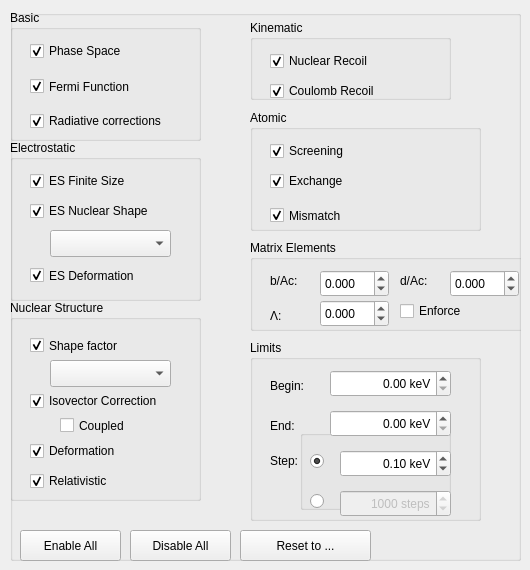
    <widget class="QWidget" name="bsgOptionsTab">
     <attribute name="title">
      <string>Spectral Shape Options</string>
     </attribute>
     <widget class="QGroupBox" name="groupBox_2">
      <property name="geometry">
       <rect>
        <x>10</x>
        <y>10</y>
        <width>511</width>
        <height>551</height>
       </rect>
      </property>
      <property name="title">
       <string/>
      </property>
      <widget class="QPushButton" name="b_enable_all">
       <property name="geometry">
        <rect>
         <x>10</x>
         <y>520</y>
         <width>101</width>
         <height>31</height>
        </rect>
       </property>
       <property name="toolTip">
        <string>Enable all corrections</string>
       </property>
       <property name="statusTip">
        <string>Enable all corrections</string>
       </property>
       <property name="text">
        <string>Enable All</string>
       </property>
      </widget>
      <widget class="QPushButton" name="b_disable_all">
       <property name="geometry">
        <rect>
         <x>120</x>
         <y>520</y>
         <width>101</width>
         <height>31</height>
        </rect>
       </property>
       <property name="toolTip">
        <string>Disable all corrections</string>
       </property>
       <property name="statusTip">
        <string>Disable all corrections</string>
       </property>
       <property name="text">
        <string>Disable All</string>
       </property>
      </widget>
      <widget class="QGroupBox" name="groupBox_5">
       <property name="geometry">
        <rect>
         <x>290</x>
         <y>420</y>
         <width>151</width>
         <height>80</height>
        </rect>
       </property>
       <property name="title">
        <string/>
       </property>
      </widget>
      <widget class="QGroupBox" name="groupBox_6">
       <property name="geometry">
        <rect>
         <x>0</x>
         <y>290</y>
         <width>191</width>
         <height>201</height>
        </rect>
       </property>
       <property name="title">
        <string>Nuclear Structure</string>
       </property>
       <widget class="QCheckBox" name="cb_relativistic">
        <property name="geometry">
         <rect>
          <x>20</x>
          <y>170</y>
          <width>111</width>
          <height>22</height>
         </rect>
        </property>
        <property name="toolTip">
         <string>Take into account relativistic (O(v/c) ~ 1/(MR)) terms in the Shape factor</string>
        </property>
        <property name="statusTip">
         <string>Take into account relativistic (O(v/c) ~ 1/(MR)) terms in the Shape factor</string>
        </property>
        <property name="text">
         <string>Relativistic</string>
        </property>
        <property name="checked">
         <bool>true</bool>
        </property>
       </widget>
       <widget class="QCheckBox" name="cb_isovector">
        <property name="geometry">
         <rect>
          <x>20</x>
          <y>90</y>
          <width>181</width>
          <height>22</height>
         </rect>
        </property>
        <property name="toolTip">
         <string>Correction due to CVC breakdown due to isospin symmetry breaking</string>
        </property>
        <property name="statusTip">
         <string>Correction due to CVC breakdown due to isospin symmetry breaking</string>
        </property>
        <property name="text">
         <string>Isovector Correction</string>
        </property>
        <property name="checked">
         <bool>true</bool>
        </property>
       </widget>
       <widget class="QComboBox" name="cb_C_shape">
        <property name="geometry">
         <rect>
          <x>40</x>
          <y>60</y>
          <width>121</width>
          <height>27</height>
         </rect>
        </property>
        <property name="toolTip">
         <string>Shape of the nuclear charge distribution</string>
        </property>
        <property name="statusTip">
         <string>Shape of the nuclear charge distribution</string>
        </property>
       </widget>
       <widget class="QCheckBox" name="cb_C">
        <property name="geometry">
         <rect>
          <x>20</x>
          <y>30</y>
          <width>121</width>
          <height>31</height>
         </rect>
        </property>
        <property name="toolTip">
         <string>Nuclear shape factor, taking into account the convolution of leptonic and nuclear wave functions and induced currents</string>
        </property>
        <property name="statusTip">
         <string>Nuclear shape factor, taking into account the convolution of leptonic and nuclear wave functions and induced currents</string>
        </property>
        <property name="text">
         <string>Shape factor</string>
        </property>
        <property name="checked">
         <bool>true</bool>
        </property>
       </widget>
       <widget class="QCheckBox" name="cb_coupled">
        <property name="geometry">
         <rect>
          <x>50</x>
          <y>110</y>
          <width>91</width>
          <height>31</height>
         </rect>
        </property>
        <property name="toolTip">
         <string>Use actual wave functions calculated using the options specified in the Config file options panel.</string>
        </property>
        <property name="statusTip">
         <string>Use actual wave functions calculated using the options specified in the Config file options panel.</string>
        </property>
        <property name="text">
         <string>Coupled</string>
        </property>
       </widget>
       <widget class="QCheckBox" name="cb_C_deformation">
        <property name="geometry">
         <rect>
          <x>20</x>
          <y>140</y>
          <width>121</width>
          <height>22</height>
         </rect>
        </property>
        <property name="toolTip">
         <string>Take into account nuclear deformation in the convolution of lepton and nuclear wave functions</string>
        </property>
        <property name="statusTip">
         <string>Take into account nuclear deformation in the convolution of lepton and nuclear wave functions</string>
        </property>
        <property name="text">
         <string>Deformation</string>
        </property>
        <property name="checked">
         <bool>true</bool>
        </property>
       </widget>
      </widget>
      <widget class="QGroupBox" name="groupBox_7">
       <property name="geometry">
        <rect>
         <x>0</x>
         <y>130</y>
         <width>191</width>
         <height>161</height>
        </rect>
       </property>
       <property name="title">
        <string>Electrostatic</string>
       </property>
       <widget class="QCheckBox" name="cb_efs_deformation">
        <property name="geometry">
         <rect>
          <x>20</x>
          <y>120</y>
          <width>151</width>
          <height>31</height>
         </rect>
        </property>
        <property name="toolTip">
         <string>Additional correction factor to take into account nuclear deformation on the final state electric interaction</string>
        </property>
        <property name="statusTip">
         <string>Additional correction factor to take into account nuclear deformation on the final state electric interaction</string>
        </property>
        <property name="text">
         <string>ES Deformation</string>
        </property>
        <property name="checked">
         <bool>true</bool>
        </property>
       </widget>
       <widget class="QCheckBox" name="cb_efs">
        <property name="geometry">
         <rect>
          <x>20</x>
          <y>30</y>
          <width>151</width>
          <height>22</height>
         </rect>
        </property>
        <property name="toolTip">
         <string>Correction factor to the Fermi function to take into account the finite size of the nuclear charge distribution. Approximated as a uniformly charged sphere</string>
        </property>
        <property name="statusTip">
         <string>Correction factor to the Fermi function to take into account the finite size of the nuclear charge distribution. Approximated as a uniformly charged sphere</string>
        </property>
        <property name="text">
         <string>ES Finite Size</string>
        </property>
        <property name="checked">
         <bool>true</bool>
        </property>
       </widget>
       <widget class="QComboBox" name="cb_shape">
        <property name="geometry">
         <rect>
          <x>40</x>
          <y>90</y>
          <width>121</width>
          <height>27</height>
         </rect>
        </property>
        <property name="toolTip">
         <string>Choose nuclear shape for higher-order correction</string>
        </property>
        <property name="statusTip">
         <string>Choose nuclear shape for higher-order correction</string>
        </property>
       </widget>
       <widget class="QCheckBox" name="cb_ens">
        <property name="geometry">
         <rect>
          <x>20</x>
          <y>60</y>
          <width>171</width>
          <height>22</height>
         </rect>
        </property>
        <property name="toolTip">
         <string>Higher-order correction to the ES Finite size above, by going beyond a uniformly charged sphere to a Fermi or Modified Gaussian shape.</string>
        </property>
        <property name="statusTip">
         <string>Higher-order correction to the ES Finite size above, by going beyond a uniformly charged sphere to a Fermi or Modified Gaussian shape.</string>
        </property>
        <property name="text">
         <string>ES Nuclear Shape</string>
        </property>
        <property name="checked">
         <bool>true</bool>
        </property>
       </widget>
      </widget>
      <widget class="QGroupBox" name="groupBox_8">
       <property name="geometry">
        <rect>
         <x>0</x>
         <y>0</y>
         <width>191</width>
         <height>131</height>
        </rect>
       </property>
       <property name="title">
        <string>Basic</string>
       </property>
       <widget class="QCheckBox" name="cb_radiative">
        <property name="geometry">
         <rect>
          <x>20</x>
          <y>100</y>
          <width>181</width>
          <height>22</height>
         </rect>
        </property>
        <property name="toolTip">
         <string>Additional QED &amp; Weak interaction radiative corrections, through (virtual) photon, gamma and W exchange</string>
        </property>
        <property name="statusTip">
         <string>Additional QED &amp; Weak interaction radiative corrections, through (virtual) photon, gamma and W exchange</string>
        </property>
        <property name="text">
         <string>Radiative corrections</string>
        </property>
        <property name="checked">
         <bool>true</bool>
        </property>
       </widget>
       <widget class="QCheckBox" name="cb_fermi">
        <property name="geometry">
         <rect>
          <x>20</x>
          <y>61</y>
          <width>151</width>
          <height>31</height>
         </rect>
        </property>
        <property name="toolTip">
         <string>Final state interaction between outgoing lepton and final nuclear charge density, approximated as a point charge</string>
        </property>
        <property name="statusTip">
         <string>Final state interaction between outgoing lepton and final nuclear charge density, approximated as a point charge</string>
        </property>
        <property name="text">
         <string>Fermi Function</string>
        </property>
        <property name="checked">
         <bool>true</bool>
        </property>
       </widget>
       <widget class="QCheckBox" name="cb_phasespace">
        <property name="geometry">
         <rect>
          <x>20</x>
          <y>30</y>
          <width>131</width>
          <height>22</height>
         </rect>
        </property>
        <property name="toolTip">
         <string>The kinematical phase space factor, pW(W0-W)^2</string>
        </property>
        <property name="statusTip">
         <string>The kinematical phase space factor, pW(W0-W)^2</string>
        </property>
        <property name="text">
         <string>Phase Space</string>
        </property>
        <property name="checked">
         <bool>true</bool>
        </property>
       </widget>
      </widget>
      <widget class="QGroupBox" name="groupBox_9">
       <property name="geometry">
        <rect>
         <x>240</x>
         <y>10</y>
         <width>201</width>
         <height>80</height>
        </rect>
       </property>
       <property name="title">
        <string>Kinematic</string>
       </property>
       <widget class="QCheckBox" name="cb_Q">
        <property name="geometry">
         <rect>
          <x>20</x>
          <y>60</y>
          <width>141</width>
          <height>22</height>
         </rect>
        </property>
        <property name="toolTip">
         <string>Correction term due to the movement of the Coulomb potential in case the nucleus is not infinitely massive</string>
        </property>
        <property name="statusTip">
         <string>Correction term due to the movement of the Coulomb potential in case the nucleus is not infinitely massive</string>
        </property>
        <property name="text">
         <string>Coulomb Recoil</string>
        </property>
        <property name="checked">
         <bool>true</bool>
        </property>
       </widget>
       <widget class="QCheckBox" name="cb_recoil">
        <property name="geometry">
         <rect>
          <x>20</x>
          <y>30</y>
          <width>141</width>
          <height>22</height>
         </rect>
        </property>
        <property name="toolTip">
         <string>Kinematical correction factor to take into account the finite nuclear mass.</string>
        </property>
        <property name="statusTip">
         <string>Kinematical correction factor to take into account the finite nuclear mass.</string>
        </property>
        <property name="text">
         <string>Nuclear Recoil</string>
        </property>
        <property name="checked">
         <bool>true</bool>
        </property>
       </widget>
      </widget>
      <widget class="QGroupBox" name="groupBox_10">
       <property name="geometry">
        <rect>
         <x>240</x>
         <y>100</y>
         <width>231</width>
         <height>121</height>
        </rect>
       </property>
       <property name="title">
        <string>Atomic</string>
       </property>
       <widget class="QCheckBox" name="cb_mismatch">
        <property name="geometry">
         <rect>
          <x>20</x>
          <y>90</y>
          <width>101</width>
          <height>31</height>
         </rect>
        </property>
        <property name="toolTip">
         <string>Average treatment of the decrease in phase space due to atomic excitations.</string>
        </property>
        <property name="statusTip">
         <string>Average treatment of the decrease in phase space due to atomic excitations.</string>
        </property>
        <property name="text">
         <string>Mismatch</string>
        </property>
        <property name="checked">
         <bool>true</bool>
        </property>
       </widget>
       <widget class="QCheckBox" name="cb_screening">
        <property name="geometry">
         <rect>
          <x>20</x>
          <y>30</y>
          <width>111</width>
          <height>22</height>
         </rect>
        </property>
        <property name="toolTip">
         <string>Screening of the nuclear charge by atomic electrons</string>
        </property>
        <property name="statusTip">
         <string>Screening of the nuclear charge by atomic electrons</string>
        </property>
        <property name="text">
         <string>Screening</string>
        </property>
        <property name="checked">
         <bool>true</bool>
        </property>
       </widget>
       <widget class="QCheckBox" name="cb_exchange">
        <property name="geometry">
         <rect>
          <x>20</x>
          <y>60</y>
          <width>101</width>
          <height>22</height>
         </rect>
        </property>
        <property name="toolTip">
         <string>Atomic exchange process, decay directly into bound state.</string>
        </property>
        <property name="statusTip">
         <string>Atomic exchange process, decay directly into bound state.</string>
        </property>
        <property name="text">
         <string>Exchange</string>
        </property>
        <property name="checked">
         <bool>true</bool>
        </property>
       </widget>
      </widget>
      <widget class="QGroupBox" name="groupBox_11">
       <property name="geometry">
        <rect>
         <x>240</x>
         <y>330</y>
         <width>231</width>
         <height>181</height>
        </rect>
       </property>
       <property name="title">
        <string>Limits</string>
       </property>
       <widget class="QSpinBox" name="sb_steps">
        <property name="enabled">
         <bool>false</bool>
        </property>
        <property name="geometry">
         <rect>
          <x>90</x>
          <y>150</y>
          <width>111</width>
          <height>27</height>
         </rect>
        </property>
        <property name="toolTip">
         <string>Number of steps</string>
        </property>
        <property name="statusTip">
         <string>Number of steps</string>
        </property>
        <property name="alignment">
         <set>Qt::AlignRight|Qt::AlignTrailing|Qt::AlignVCenter</set>
        </property>
        <property name="suffix">
         <string> steps</string>
        </property>
        <property name="maximum">
         <number>100000</number>
        </property>
        <property name="value">
         <number>1000</number>
        </property>
       </widget>
       <widget class="QDoubleSpinBox" name="dsb_stepSize">
        <property name="enabled">
         <bool>true</bool>
        </property>
        <property name="geometry">
         <rect>
          <x>90</x>
          <y>110</y>
          <width>111</width>
          <height>27</height>
         </rect>
        </property>
        <property name="toolTip">
         <string>Step size in keV</string>
        </property>
        <property name="statusTip">
         <string>Step size in keV</string>
        </property>
        <property name="alignment">
         <set>Qt::AlignRight|Qt::AlignTrailing|Qt::AlignVCenter</set>
        </property>
        <property name="suffix">
         <string> keV</string>
        </property>
        <property name="maximum">
         <double>10000.000000000000000</double>
        </property>
        <property name="value">
         <double>0.100000000000000</double>
        </property>
       </widget>
       <widget class="QLabel" name="label_40">
        <property name="geometry">
         <rect>
          <x>20</x>
          <y>100</y>
          <width>41</width>
          <height>41</height>
         </rect>
        </property>
        <property name="toolTip">
         <string>Step size or number of steps for which to calculate the spectrum</string>
        </property>
        <property name="statusTip">
         <string>Step size or number of steps for which to calculate the spectrum</string>
        </property>
        <property name="text">
         <string>Step:</string>
        </property>
       </widget>
       <widget class="QRadioButton" name="rb_stepSize">
        <property name="geometry">
         <rect>
          <x>60</x>
          <y>110</y>
          <width>31</width>
          <height>22</height>
         </rect>
        </property>
        <property name="text">
         <string/>
        </property>
        <property name="checked">
         <bool>true</bool>
        </property>
       </widget>
       <widget class="QRadioButton" name="rb_steps">
        <property name="enabled">
         <bool>true</bool>
        </property>
        <property name="geometry">
         <rect>
          <x>60</x>
          <y>150</y>
          <width>31</width>
          <height>22</height>
         </rect>
        </property>
        <property name="text">
         <string/>
        </property>
       </widget>
       <widget class="QLabel" name="label_39">
        <property name="geometry">
         <rect>
          <x>20</x>
          <y>70</y>
          <width>41</width>
          <height>31</height>
         </rect>
        </property>
        <property name="toolTip">
         <string>Final energy up to which to calculate (0 means until the endpoint).</string>
        </property>
        <property name="statusTip">
         <string>Final energy up to which to calculate (0 means until the endpoint).</string>
        </property>
        <property name="text">
         <string>End:</string>
        </property>
       </widget>
       <widget class="QLabel" name="label_38">
        <property name="geometry">
         <rect>
          <x>20</x>
          <y>30</y>
          <width>51</width>
          <height>31</height>
         </rect>
        </property>
        <property name="toolTip">
         <string>Starting energy from where to calculate</string>
        </property>
        <property name="statusTip">
         <string>Starting energy from where to calculate</string>
        </property>
        <property name="text">
         <string>Begin:</string>
        </property>
       </widget>
       <widget class="QDoubleSpinBox" name="dsb_end">
        <property name="geometry">
         <rect>
          <x>80</x>
          <y>70</y>
          <width>121</width>
          <height>27</height>
         </rect>
        </property>
        <property name="toolTip">
         <string>Final energy up to which to calculate (0 means until the endpoint).</string>
        </property>
        <property name="statusTip">
         <string>Final energy up to which to calculate (0 means until the endpoint).</string>
        </property>
        <property name="alignment">
         <set>Qt::AlignRight|Qt::AlignTrailing|Qt::AlignVCenter</set>
        </property>
        <property name="suffix">
         <string> keV</string>
        </property>
        <property name="maximum">
         <double>20000.000000000000000</double>
        </property>
       </widget>
       <widget class="QDoubleSpinBox" name="dsb_begin">
        <property name="geometry">
         <rect>
          <x>80</x>
          <y>30</y>
          <width>121</width>
          <height>27</height>
         </rect>
        </property>
        <property name="statusTip">
         <string comment="Starting energy from where to calculate">Starting energy from where to calculate</string>
        </property>
        <property name="alignment">
         <set>Qt::AlignRight|Qt::AlignTrailing|Qt::AlignVCenter</set>
        </property>
        <property name="suffix">
         <string> keV</string>
        </property>
        <property name="maximum">
         <double>20000.000000000000000</double>
        </property>
        <property name="value">
         <double>0.000000000000000</double>
        </property>
       </widget>
      </widget>
      <widget class="QGroupBox" name="groupBox_12">
       <property name="geometry">
        <rect>
         <x>240</x>
         <y>230</y>
         <width>281</width>
         <height>91</height>
        </rect>
       </property>
       <property name="title">
        <string>Matrix Elements</string>
       </property>
       <widget class="QLabel" name="label_36">
        <property name="geometry">
         <rect>
          <x>20</x>
          <y>60</y>
          <width>41</width>
          <height>31</height>
         </rect>
        </property>
        <property name="toolTip">
         <string>Related to induced pseudoscalar in Holstein's formalism</string>
        </property>
        <property name="statusTip">
         <string>Related to induced pseudoscalar in Holstein's formalism</string>
        </property>
        <property name="text">
         <string>Λ:</string>
        </property>
       </widget>
       <widget class="QDoubleSpinBox" name="dsb_dAc">
        <property name="geometry">
         <rect>
          <x>200</x>
          <y>30</y>
          <width>69</width>
          <height>27</height>
         </rect>
        </property>
        <property name="decimals">
         <number>3</number>
        </property>
        <property name="minimum">
         <double>-100.000000000000000</double>
        </property>
        <property name="maximum">
         <double>100.000000000000000</double>
        </property>
       </widget>
       <widget class="QDoubleSpinBox" name="dsb_lambda">
        <property name="geometry">
         <rect>
          <x>70</x>
          <y>60</y>
          <width>69</width>
          <height>27</height>
         </rect>
        </property>
        <property name="decimals">
         <number>3</number>
        </property>
        <property name="minimum">
         <double>-100.000000000000000</double>
        </property>
        <property name="maximum">
         <double>100.000000000000000</double>
        </property>
       </widget>
       <widget class="QDoubleSpinBox" name="dsb_bAc">
        <property name="geometry">
         <rect>
          <x>70</x>
          <y>30</y>
          <width>69</width>
          <height>27</height>
         </rect>
        </property>
        <property name="decimals">
         <number>3</number>
        </property>
        <property name="minimum">
         <double>-100.000000000000000</double>
        </property>
        <property name="maximum">
         <double>100.000000000000000</double>
        </property>
       </widget>
       <widget class="QLabel" name="label_34">
        <property name="geometry">
         <rect>
          <x>20</x>
          <y>30</y>
          <width>41</width>
          <height>21</height>
         </rect>
        </property>
        <property name="toolTip">
         <string>Weak magnetism, in Holstein's formalism</string>
        </property>
        <property name="statusTip">
         <string>Weak magnetism, in Holstein's formalism</string>
        </property>
        <property name="text">
         <string>b/Ac:</string>
        </property>
       </widget>
       <widget class="QCheckBox" name="cb_enforceNME">
        <property name="geometry">
         <rect>
          <x>150</x>
          <y>60</y>
          <width>121</width>
          <height>22</height>
         </rect>
        </property>
        <property name="toolTip">
         <string>Choose whether to enforce the values for b/Ac, d/Ac and Lambda written here, or leave it to the NME library</string>
        </property>
        <property name="statusTip">
         <string>Choose whether to enforce the values for b/Ac, d/Ac and Lambda written here, or leave it to the NME library</string>
        </property>
        <property name="text">
         <string>Enforce</string>
        </property>
       </widget>
       <widget class="QLabel" name="label_35">
        <property name="geometry">
         <rect>
          <x>150</x>
          <y>20</y>
          <width>41</width>
          <height>41</height>
         </rect>
        </property>
        <property name="toolTip">
         <string>Induced tensor, as in Holstein's formalism</string>
        </property>
        <property name="statusTip">
         <string>Induced tensor, as in Holstein's formalism</string>
        </property>
        <property name="text">
         <string>d/Ac:</string>
        </property>
       </widget>
      </widget>
      <widget class="QPushButton" name="b_resetSSO">
       <property name="geometry">
        <rect>
         <x>230</x>
         <y>520</y>
         <width>131</width>
         <height>31</height>
        </rect>
       </property>
       <property name="text">
        <string>Reset to ...</string>
       </property>
      </widget>
     </widget>
    </widget>
